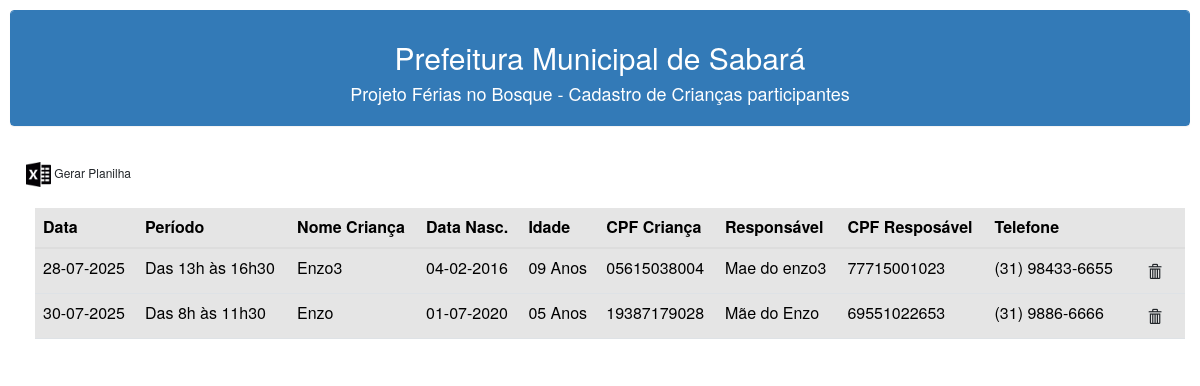
The app's page /lista/lista.php with its own data.
### tables this page shows
CREATE TABLE IF NOT EXISTS `criancas` (
  `id` int NOT NULL AUTO_INCREMENT,
  `datanasc` date DEFAULT NULL,
  `nome_crianca` varchar(150) DEFAULT NULL,
  `nome_responsavel` varchar(150) DEFAULT NULL,
  `cpf_responsavel` varchar(11) DEFAULT NULL,
  `cpf_crianca` varchar(11) DEFAULT NULL,
  `telefone` varchar(25) DEFAULT NULL,
  `turno` char(1) DEFAULT NULL,
  `data` date DEFAULT NULL,
  PRIMARY KEY (`id`)
);

### lista/lista.php (the view, shortened to what this page needs)
<?php
include("../cabecalho.php");
include("../conexao.php");
?>
<!DOCTYPE html>
<html lang="en">
<body>
    <div class="container-fluid">
        <div role="tabpanel" class="tab-pane" id="suas">
            <a class='btn btn btn-sm' class="btn btn-primary" href='\parque\lista\gera_xls.php?id=2'><img src='\parque\imagens\excell.png' alt='' width='25' height='25'> Gerar Planilha</a>
            <div style="padding-top:15px;padding-left:20px;">
                <table class="table table display table-active tablista">
                    <thead class="thead">
                        <tr>
                            <th scope="col">Data</th>
                            <th scope="col">Período</th>
                            <th scope="col">Nome Criança</th>
                            <th scope="col">Data Nasc.</th>
                            <th scope="col">Idade</th>
                            <th scope="col">CPF Criança</th>
                            <th scope="col">Responsável</th>
                            <th scope="col">CPF Resposável</th>
                            <th scope="col">Telefone</th>
                            <th scope="col"></th>
                        </tr>
                    </thead>
                    <tbody>
                        <?php
                        $c_sql = "SELECT criancas.id, criancas.nome_crianca,criancas.`data`, criancas.turno, criancas.datanasc,
                                criancas.cpf_crianca, criancas.nome_responsavel, criancas.cpf_responsavel, criancas.telefone,
                                case
                                when criancas.turno ='1' then 'Das 8h às 11h30'
                                when criancas.turno ='2' then 'Das 13h às 16h30'
                                END AS desc_turno
                                FROM criancas
                                ORDER BY criancas.`data`";
                        $result = $conection->query($c_sql);
                        while ($c_linha = $result->fetch_assoc()) {
                            $c_data_evento = date("d-m-Y", strtotime(str_replace('/', '-', $c_linha['data'])));
                            $c_data_nasc = date("d-m-Y", strtotime(str_replace('/', '-', $c_linha['datanasc'])));
                            $dataNascimento = $c_linha['datanasc'];
                            $date = new DateTime($dataNascimento);
                            $interval = $date->diff(new DateTime(date('Y-m-d')));
                            $i_idade = $interval->format('%Y Anos');
                            echo "
                                <tr>
                                    <td>$c_data_evento</td>
                                    <td>$c_linha[desc_turno]</td>
                                    <td>$c_linha[nome_crianca]</td>
                                    <td>$c_data_nasc</td>
                                    <td>$i_idade</td>
                                    <td>$c_linha[cpf_crianca]</td>
                                    <td>$c_linha[nome_responsavel]</td>
                                    <td>$c_linha[cpf_responsavel]</td>
                                    <td>$c_linha[telefone]</td>
                                    <td>
                                       <a class='btn' href='javascript:func()'onclick='confirmacao($c_linha[id])'><span class='glyphicon glyphicon-trash'></span></a>
                                    </td>
                                </tr>
                                ";
                        }
                        ?>
                    </tbody>
                </table>
            </div>
        </div>
    </div>
</body>
</html>

### cabecalho.php (shortened to what this page needs)
<head>
    <link href="https://cdn.jsdelivr.net/npm/bootstrap@5.3.3/dist/css/bootstrap.min.css" rel="stylesheet">
    <link rel="stylesheet" href="https://cdn.jsdelivr.net/npm/bootstrap@4.0.0/dist/css/bootstrap.min.css">
    <link rel="stylesheet" href="https://maxcdn.bootstrapcdn.com/bootstrap/3.3.7/css/bootstrap.min.css">
    <link href="https://nightly.datatables.net/css/jquery.dataTables.css" rel="stylesheet" type="text/css" />
</head>
<div style="padding-bottom:10px;padding-top:10px;padding-left:10px;padding-right:10px;">
    <div class="panel panel-primary class">
        <div class="panel-heading text-center">
            <h2>Prefeitura Municipal de Sabará</h2>
            <h4>Projeto Férias no Bosque - Cadastro de Crianças participantes</h4>
        </div>
    </div>
</div>

### records on screen
criancas: data "28-07-2025", c_linha "Das 13h às 16h30", nome_crianca "Enzo3", datanasc "04-02-2016", datanasc "09 Anos", cpf_crianca "05615038004", nome_responsavel "Mae do enzo3", cpf_responsavel "77715001023", telefone "(31) 98433-6655"
criancas: data "30-07-2025", c_linha "Das 8h às 11h30", nome_crianca "Enzo", datanasc "01-07-2020", datanasc "05 Anos", cpf_crianca "19387179028", nome_responsavel "Mãe do Enzo", cpf_responsavel "69551022653", telefone "(31) 9886-6666"
